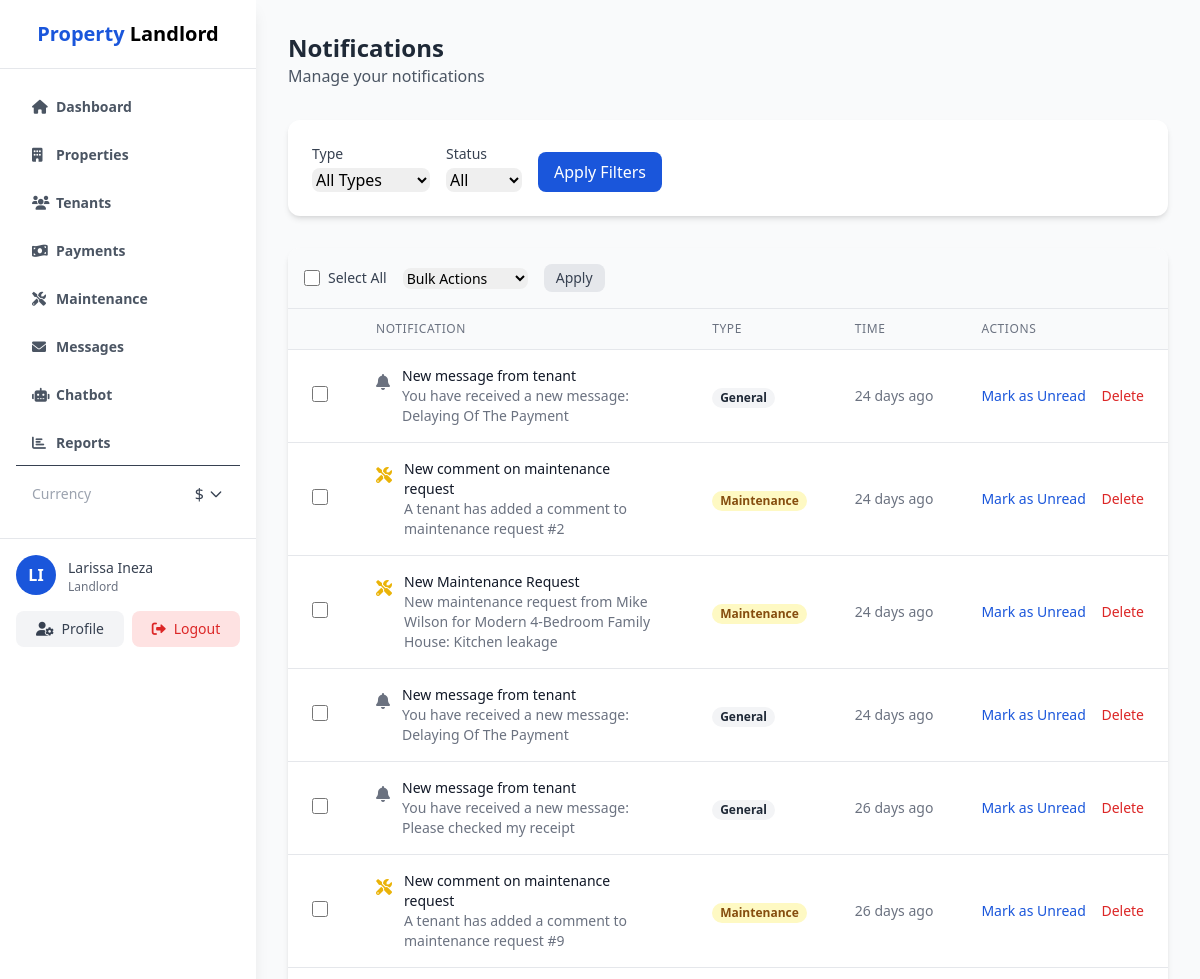
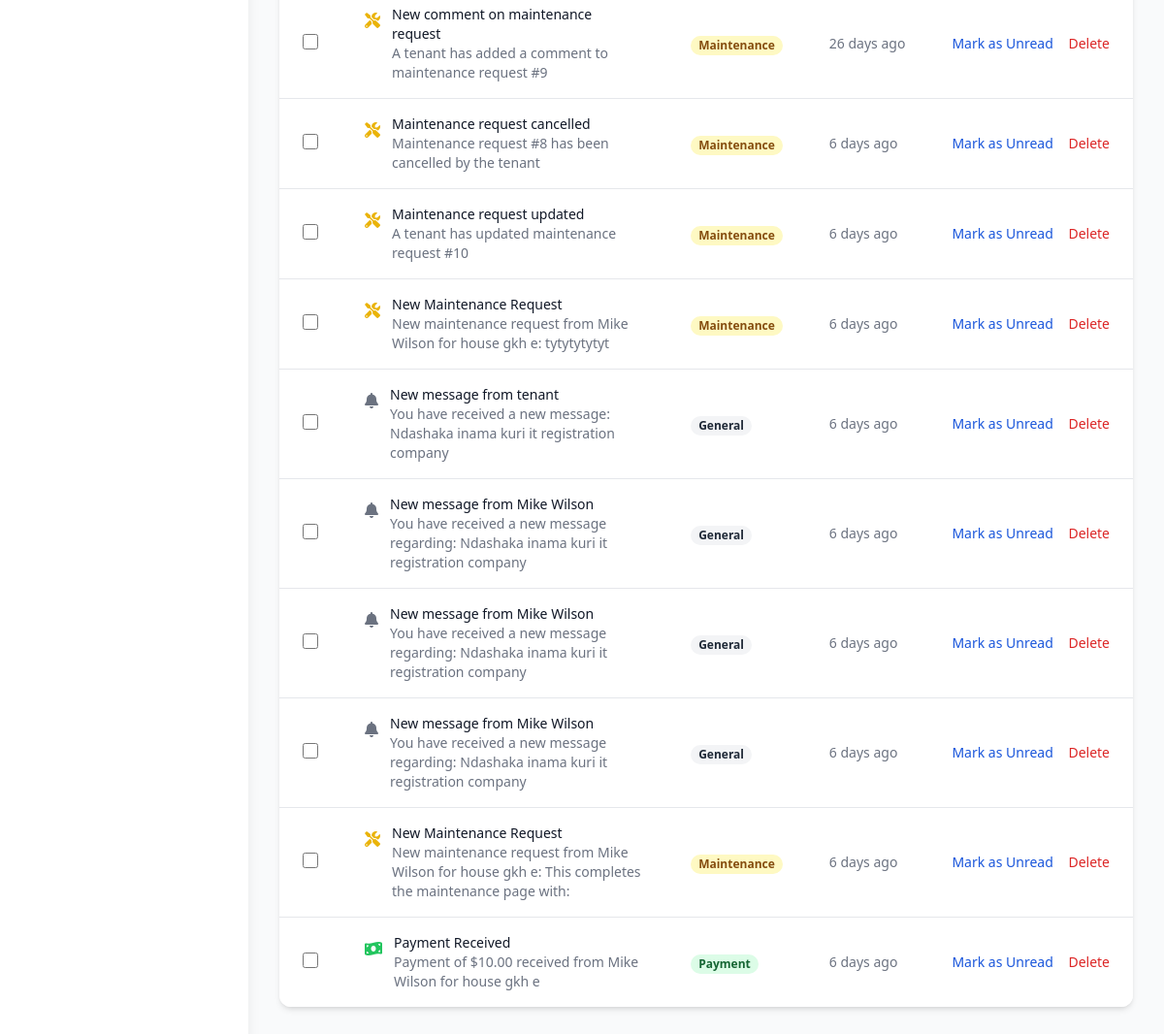
/admin/notifications.php (signed in), run on the app's committed database (2 pictures, top to bottom).
### tables this page shows
CREATE TABLE IF NOT EXISTS notifications (
    notification_id INT AUTO_INCREMENT PRIMARY KEY,
    user_id INT NOT NULL,
    title VARCHAR(100) NOT NULL,
    message TEXT NOT NULL,
    type ENUM('payment', 'maintenance', 'lease', 'general') NOT NULL,
    is_read BOOLEAN DEFAULT FALSE,
    created_at TIMESTAMP DEFAULT CURRENT_TIMESTAMP,
    FOREIGN KEY (user_id) REFERENCES users(user_id) ON DELETE CASCADE
);

### includes/functions.php (called while the page is built, shortened)
<?php
function timeAgo($datetime) {
    $now = new DateTime();
    $ago = new DateTime($datetime);
    $diff = $now->diff($ago);
    if ($diff->d > 0) {
        return $diff->d . ' day' . ($diff->d > 1 ? 's' : '') . ' ago';
    }
    return 'Just now';
}
?>

### admin/notifications.php (the view, shortened to what this page needs)
<?php
require_once '../includes/functions.php';
$userId = $_SESSION['user_id'];
$page = isset($_GET['page']) ? (int)$_GET['page'] : 1;
$perPage = 20;
$offset = ($page - 1) * $perPage;
$type = isset($_GET['type']) ? $_GET['type'] : 'all';
$readStatus = isset($_GET['status']) ? $_GET['status'] : 'all';
$conditions = ["user_id = :userId"];
$params = ['userId' => $userId];
$whereClause = implode(' AND ', $conditions);
$stmt = $pdo->prepare("
    SELECT *
    FROM notifications
    WHERE $whereClause
    ORDER BY created_at DESC
    LIMIT :offset, :perPage
");
foreach ($params as $key => $value) {
    $stmt->bindValue($key, $value);
}
$stmt->bindValue(':offset', $offset, PDO::PARAM_INT);
$stmt->bindValue(':perPage', $perPage, PDO::PARAM_INT);
$stmt->execute();
$notifications = $stmt->fetchAll();
?>
<!DOCTYPE html>
<html lang="en">
<head>
    <script src="https://cdn.tailwindcss.com"></script>
    <link rel="stylesheet" href="https://cdnjs.cloudflare.com/ajax/libs/font-awesome/6.0.0/css/all.min.css">
</head>
<body class="bg-gray-50">
    <?php include 'admin_sidebar.php'; ?>
    <div class="ml-64 p-8">
        <div class="flex justify-between items-center mb-8">
            <div>
                <h2 class="text-2xl font-bold text-gray-800">Notifications</h2>
                <p class="text-gray-600">
                    Manage your notifications
                </p>
            </div>
        </div>
        <div class="bg-white rounded-xl shadow-md p-6 mb-8">
            <form method="GET" action="notifications.php" class="flex flex-wrap items-end gap-4">
                <div>
                    <label class="block text-sm font-medium text-gray-700 mb-1">Type</label>
                    <select name="type" class="rounded-lg border-gray-300 focus:border-primary focus:ring-primary">
                        <option value="all" <?php echo $type === 'all' ? 'selected' : ''; ?>>All Types</option>
                    </select>
                </div>
                <div>
                    <label class="block text-sm font-medium text-gray-700 mb-1">Status</label>
                    <select name="status" class="rounded-lg border-gray-300 focus:border-primary focus:ring-primary">
                        <option value="all" <?php echo $readStatus === 'all' ? 'selected' : ''; ?>>All</option>
                    </select>
                </div>
                <div>
                    <button type="submit" class="bg-primary text-white px-4 py-2 rounded-lg hover:bg-blue-700">
                        Apply Filters
                    </button>
                </div>
            </form>
        </div>
        <div class="bg-white rounded-xl shadow-md overflow-hidden">
            <?php if (empty($notifications)): ?>
                <div class="p-6 text-center">
                    <p class="text-gray-500">No notifications found.</p>
                </div>
            <?php else: ?>
                <form method="POST" action="notifications.php">
                    <div class="p-4 border-b border-gray-200 bg-gray-50">
                        <div class="flex items-center space-x-4">
                            <div class="flex items-center">
                                <input type="checkbox" id="selectAll" class="h-4 w-4 text-primary focus:ring-primary border-gray-300 rounded">
                                <label for="selectAll" class="ml-2 text-sm text-gray-700">Select All</label>
                            </div>
                            <div>
                                <select name="action" class="text-sm rounded-lg border-gray-300 focus:border-primary focus:ring-primary">
                                    <option value="">Bulk Actions</option>
                                </select>
                            </div>
                            <button type="submit" class="px-3 py-1 bg-gray-200 text-gray-700 text-sm rounded-lg hover:bg-gray-300">
                                Apply
                            </button>
                        </div>
                    </div>
                    <table class="min-w-full divide-y divide-gray-200">
                        <thead class="bg-gray-50">
                            <tr>
                                <th class="px-6 py-3 text-left text-xs font-medium text-gray-500 uppercase tracking-wider w-10"></th>
                                <th class="px-6 py-3 text-left text-xs font-medium text-gray-500 uppercase tracking-wider">Notification</th>
                                <th class="px-6 py-3 text-left text-xs font-medium text-gray-500 uppercase tracking-wider">Type</th>
                                <th class="px-6 py-3 text-left text-xs font-medium text-gray-500 uppercase tracking-wider">Time</th>
                                <th class="px-6 py-3 text-left text-xs font-medium text-gray-500 uppercase tracking-wider">Actions</th>
                            </tr>
                        </thead>
                        <tbody class="bg-white divide-y divide-gray-200">
                            <?php foreach ($notifications as $notification): ?>
                                <tr class="<?php echo $notification['is_read'] ? '' : 'bg-blue-50'; ?>">
                                    <td class="px-6 py-4">
                                        <input type="checkbox" name="selected[]" value="<?php echo $notification['notification_id']; ?>" class="notification-checkbox h-4 w-4 text-primary focus:ring-primary border-gray-300 rounded">
                                    </td>
                                    <td class="px-6 py-4">
                                        <div class="flex items-start">
                                            <div class="flex-shrink-0 pt-1">
                                                <?php if ($notification['type'] === 'payment'): ?>
                                                    <i class="fas fa-money-bill-wave text-green-500"></i>
                                                <?php elseif ($notification['type'] === 'maintenance'): ?>
                                                    <i class="fas fa-tools text-yellow-500"></i>
                                                <?php elseif ($notification['type'] === 'lease'): ?>
                                                    <i class="fas fa-file-contract text-blue-500"></i>
                                                <?php else: ?>
                                                    <i class="fas fa-bell text-gray-500"></i>
                                                <?php endif; ?>
                                            </div>
                                            <div class="ml-3">
                                                <p class="text-sm font-medium text-gray-900"><?php echo htmlspecialchars($notification['title']); ?></p>
                                                <p class="text-sm text-gray-500"><?php echo htmlspecialchars($notification['message']); ?></p>
                                            </div>
                                        </div>
                                    </td>
                                    <td class="px-6 py-4 whitespace-nowrap">
                                        <span class="px-2 inline-flex text-xs leading-5 font-semibold rounded-full
                                            <?php
                                            switch ($notification['type']) {
                                                case 'payment':
                                                    echo 'bg-green-100 text-green-800';
                                                    break;
                                                case 'maintenance':
                                                    echo 'bg-yellow-100 text-yellow-800';
                                                    break;
                                                default:
                                                    echo 'bg-gray-100 text-gray-800';
                                                    break;
                                            }
                                            ?>">
                                            <?php echo ucfirst($notification['type']); ?>
                                        </span>
                                    </td>
                                    <td class="px-6 py-4 whitespace-nowrap text-sm text-gray-500">
                                        <?php echo timeAgo($notification['created_at']); ?>
                                    </td>
                                    <td class="px-6 py-4 whitespace-nowrap text-sm font-medium">
    <?php if ($notification['is_read']): ?>
        <button
            type="button"
            class="text-primary hover:text-blue-700 mr-3 notification-action"
            data-id="<?php echo $notification['notification_id']; ?>"
            data-action="unread"
        >
            Mark as Unread
        </button>
    <?php endif; ?>
    <button
        type="button"
        class="text-red-600 hover:text-red-900 notification-action"
        data-id="<?php echo $notification['notification_id']; ?>"
        data-action="delete"
        data-confirm="Are you sure you want to delete this notification?"
    >
        Delete
    </button>
</td>
                                </tr>
                            <?php endforeach; ?>
                        </tbody>
                    </table>
                </form>
            <?php endif; ?>
        </div>
    </div>
</body>
</html>

### data on the page
notifications: title "New message from tenant", message "You have received a new message: Delaying Of The Payment", type "General", created_at "24 days ago"
notifications: title "New comment on maintenance request", message "A tenant has added a comment to maintenance request #2", type "Maintenance", created_at "24 days ago"
notifications: title "New Maintenance Request", message "New maintenance request from Mike Wilson for Modern 4-Bedroom Family House: Kitchen leakage", type "Maintenance", created_at "24 days ago"
notifications: title "New message from tenant", message "You have received a new message: Delaying Of The Payment", type "General", created_at "24 days ago"
notifications: title "New message from tenant", message "You have received a new message: Please checked my receipt", type "General", created_at "26 days ago"
notifications: title "New comment on maintenance request", message "A tenant has added a comment to maintenance request #9", type "Maintenance", created_at "26 days ago"
notifications: title "New comment on maintenance request", message "A tenant has added a comment to maintenance request #9", type "Maintenance", created_at "26 days ago"
notifications: title "Maintenance request cancelled", message "Maintenance request #8 has been cancelled by the tenant", type "Maintenance", created_at "6 days ago"
notifications: title "Maintenance request updated", message "A tenant has updated maintenance request #10", type "Maintenance", created_at "6 days ago"
notifications: title "New Maintenance Request", message "New maintenance request from Mike Wilson for house gkh e: tytytytytyt", type "Maintenance", created_at "6 days ago"
notifications: title "New message from tenant", message "You have received a new message: Ndashaka inama kuri it registration company", type "General", created_at "6 days ago"
notifications: title "New message from Mike Wilson", message "You have received a new message regarding: Ndashaka inama kuri it registration company", type "General", created_at "6 days ago"
notifications: title "New message from Mike Wilson", message "You have received a new message regarding: Ndashaka inama kuri it registration company", type "General", created_at "6 days ago"
notifications: title "New message from Mike Wilson", message "You have received a new message regarding: Ndashaka inama kuri it registration company", type "General", created_at "6 days ago"
notifications: title "New Maintenance Request", message "New maintenance request from Mike Wilson for house gkh e: This completes the maintenance page with:", type "Maintenance", created_at "6 days ago"
notifications: title "Payment Received", message "Payment of $10.00 received from Mike Wilson for house gkh e", type "Payment", created_at "6 days ago"

### other printed values
substr($_SESSION['first_name'], 0, 1) "L"
substr($_SESSION['last_name'], 0, 1) "I"
$_SESSION['first_name'] . ' ' . $_SESSION['last_name'] "Larissa Ineza"
$_SESSION['role'] "Landlord"
